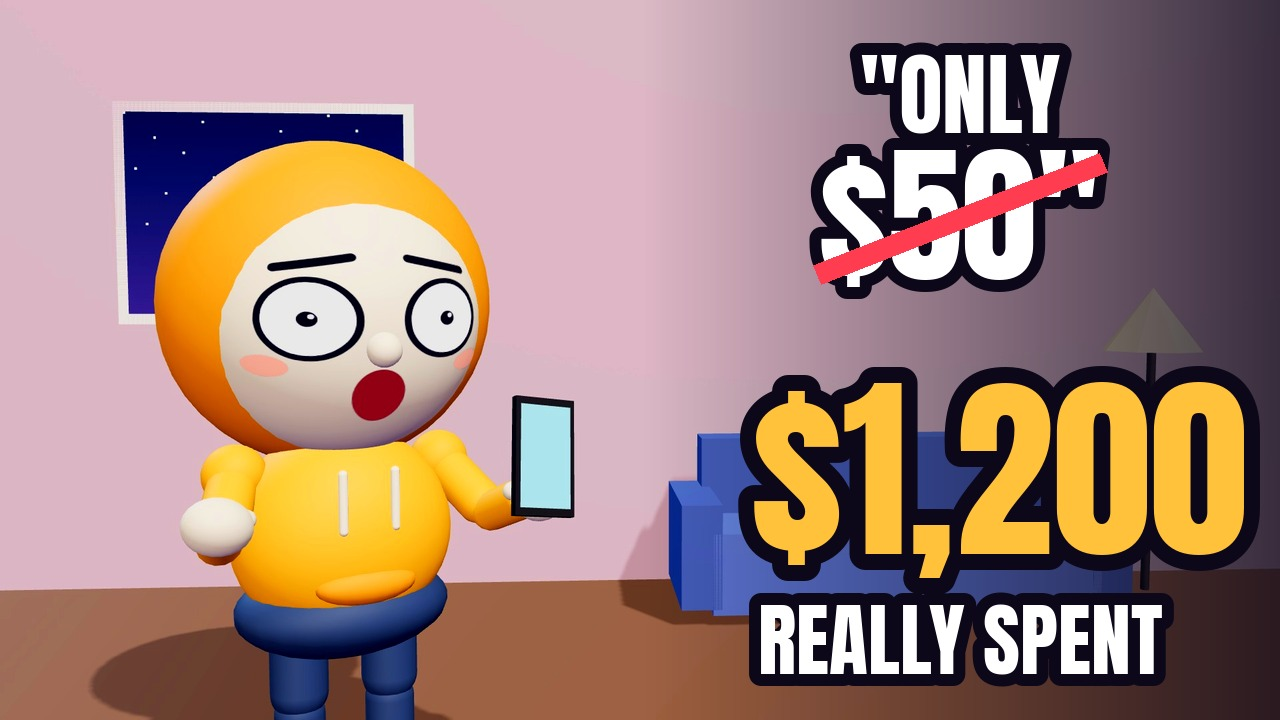
#> input picture finance_series/ep11/thumb_A.jpg, 1280 x 720 px, given in place of s_000.jpg, which was not available
$ python thumbs.py
#> lines starting #> are read from the running program, lines starting #| are printed output that depends on the picture
"""EP11 thumbnails A/B/C (1280x720) from clean 3D frames (build3d/clean/s_00N.jpg). Run: python3 thumbs.py"""
import os
from PIL import Image, ImageDraw, ImageFont, ImageFilter, ImageEnhance
HERE = os.path.dirname(os.path.abspath(__file__)); CL = os.path.join(HERE, "build3d", "clean")
ANTON = os.path.join(HERE, "..", "..", "ep2", "fonts", "Anton-Regular.ttf")
W, H = 1280, 720

def base(i, crop, darken_right=True):
    im = Image.open(os.path.join(CL, f"s_{i:03d}.jpg")).crop(crop).resize((W, H), Image.LANCZOS)
    im = ImageEnhance.Color(im).enhance(1.35); im = ImageEnhance.Contrast(im).enhance(1.12)
    if darken_right:
        ov = Image.new("RGBA", (W, H), (0, 0, 0, 0)); d = ImageDraw.Draw(ov)
        for x in range(W // 2, W): d.line([(x, 0), (x, H)], fill=(10, 6, 24, int(200 * (x - W // 2) / (W // 2))))
        im = Image.alpha_composite(im.convert("RGBA"), ov)
    return im.convert("RGBA")

def text(d, s, cx, cy, size, fill, stroke=12, maxw=600, angle=0, im=None):
    f = ImageFont.truetype(ANTON, size)
    while d.textlength(s, font=f) > maxw and size > 30: size -= 4; f = ImageFont.truetype(ANTON, size)
    d.text((cx, cy), s, font=f, fill=fill, anchor="mm", stroke_width=stroke, stroke_fill=(12, 8, 26))
    return d.textbbox((cx, cy), s, font=f, anchor="mm", stroke_width=stroke)

def strike(d, bb, col=(255, 60, 80)):
    d.line([(bb[0] + 10, bb[3] - 25), (bb[2] - 10, bb[1] + 25)], fill=col, width=22)

def make_A():
    im = base(0, (0, 0, 1920, 1080)); d = ImageDraw.Draw(im)
    text(d, "\"ONLY", 960, 95, 90, "white", maxw=520)
    bb = text(d, "$50\"", 960, 215, 150, "white", maxw=520); strike(d, bb)
    text(d, "$1,200", 1000, 470, 250, (255, 194, 58), stroke=16, maxw=500)
    text(d, "REALLY SPENT", 960, 640, 80, "white", maxw=560)
    return im

def make_B():
    im = base(1, (80, 60, 1360, 780)); d = ImageDraw.Draw(im)
    bb = text(d, "-40%", 960, 110, 150, (255, 194, 58), maxw=500); strike(d, bb)
    text(d, "$2,270", 960, 360, 250, (255, 77, 94), stroke=16, maxw=600)
    text(d, "MORE THAN", 960, 540, 90, "white", maxw=560); text(d, "FULL PRICE", 960, 640, 90, "white", maxw=560)
    return im

def make_C():
    im = base(2, (600, 100, 1920, 842)); d = ImageDraw.Draw(im)
    d.rounded_rectangle([780, 50, 1140, 160], 50, fill=(47, 213, 106)); text(d, "PAY IN 4", 960, 105, 70, "white", stroke=0, maxw=320)
    text(d, "7 YEARS", 960, 360, 230, (255, 77, 94), stroke=16, maxw=600)
    text(d, "OF PAYMENTS", 960, 540, 90, "white", maxw=560); text(d, "FOR ONE SALE", 960, 640, 90, (255, 194, 58), maxw=560)
    return im

for n, fn in (("A", make_A), ("B", make_B), ("C", make_C)):
    im = fn().convert("RGB"); im.save(os.path.join(HERE, f"thumb_{n}.jpg"), quality=92)
    im.resize((320, 180), Image.LANCZOS).save(os.path.join(HERE, f"thumb_{n}_320.png"))
#> this loop made 3 passes
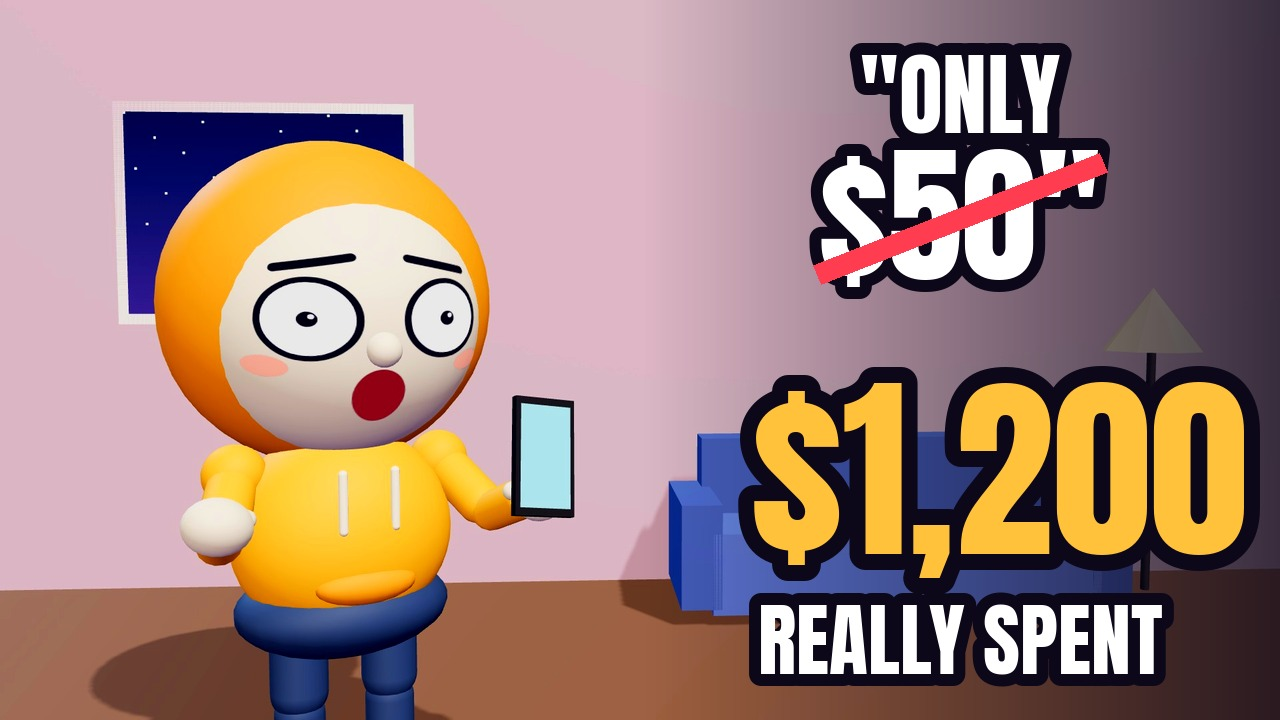
#> input picture finance_series/ep11/thumb_A.jpg, 1280 x 720 px, given in place of s_000.jpg, which was not available
#> pass 1, in base, `im = Image.open(os.path.join(CL, f"s_{i:03d}.jpg")).crop(crop).resize(..`:
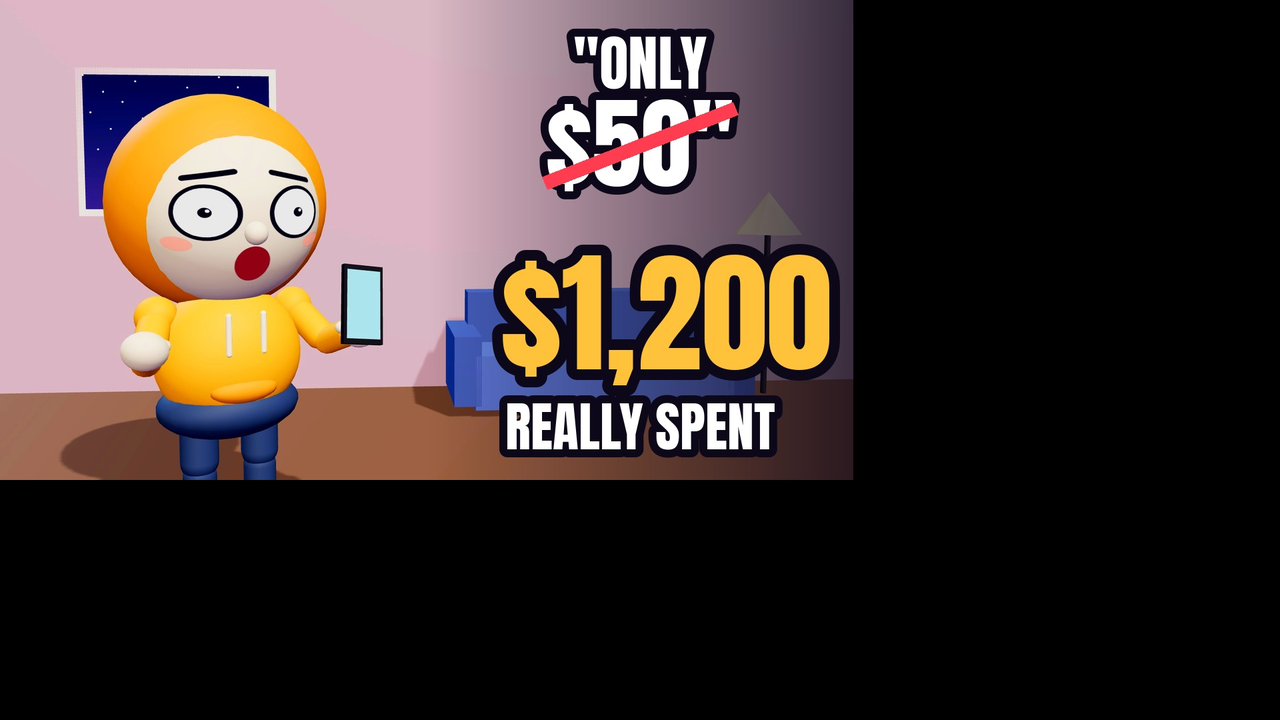
#> im: PIL image 1280x720 RGB; mean R, G, B 72.2, 58.5, 55.4
#> pass 1, in base, `im = ImageEnhance.Color(im).enhance(1.35)`:
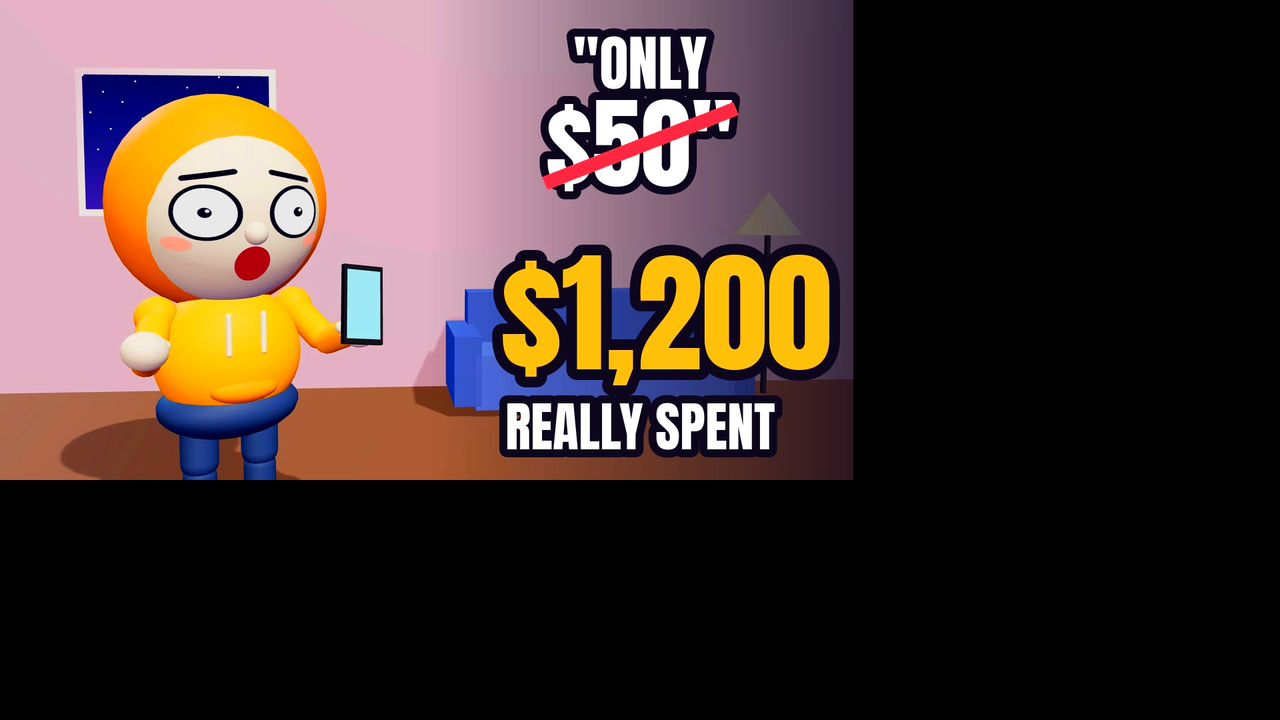
#> im: PIL image 1280x720 RGB; mean R, G, B 74.4, 57, 53.5
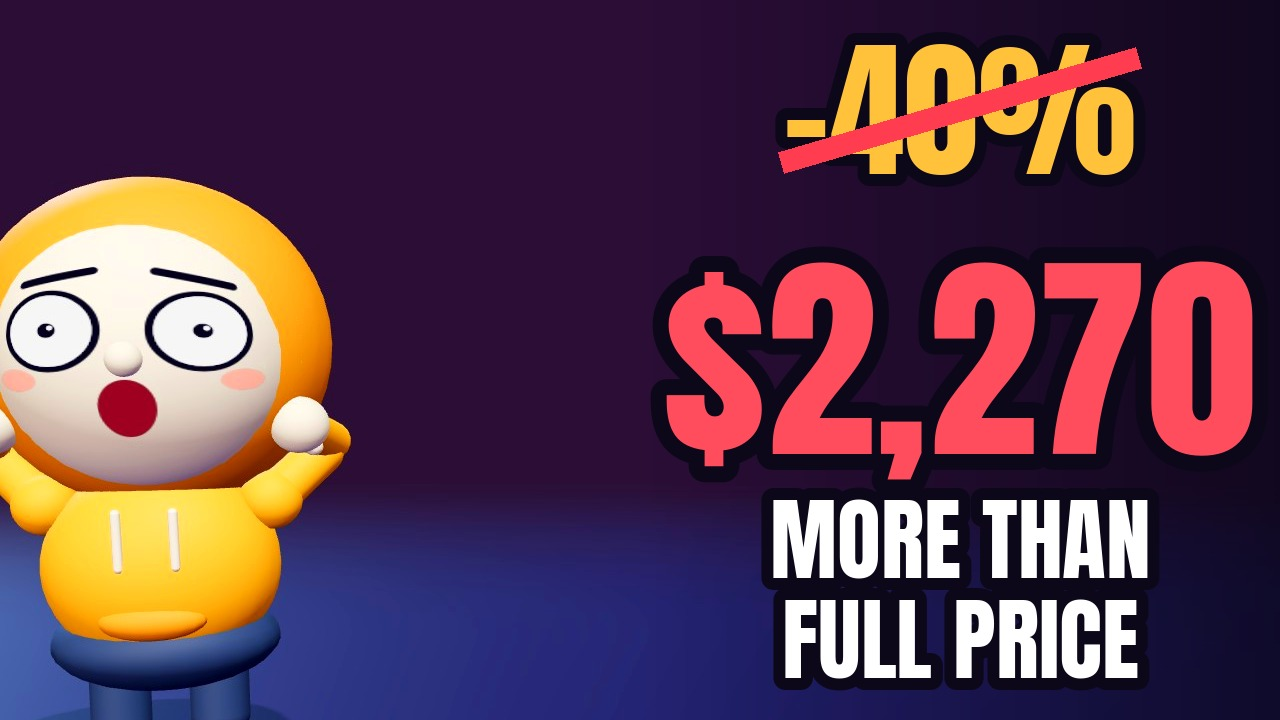
#> input picture finance_series/ep11/thumb_B.jpg, 1280 x 720 px, given in place of s_001.jpg, which was not available
#> after the loop:
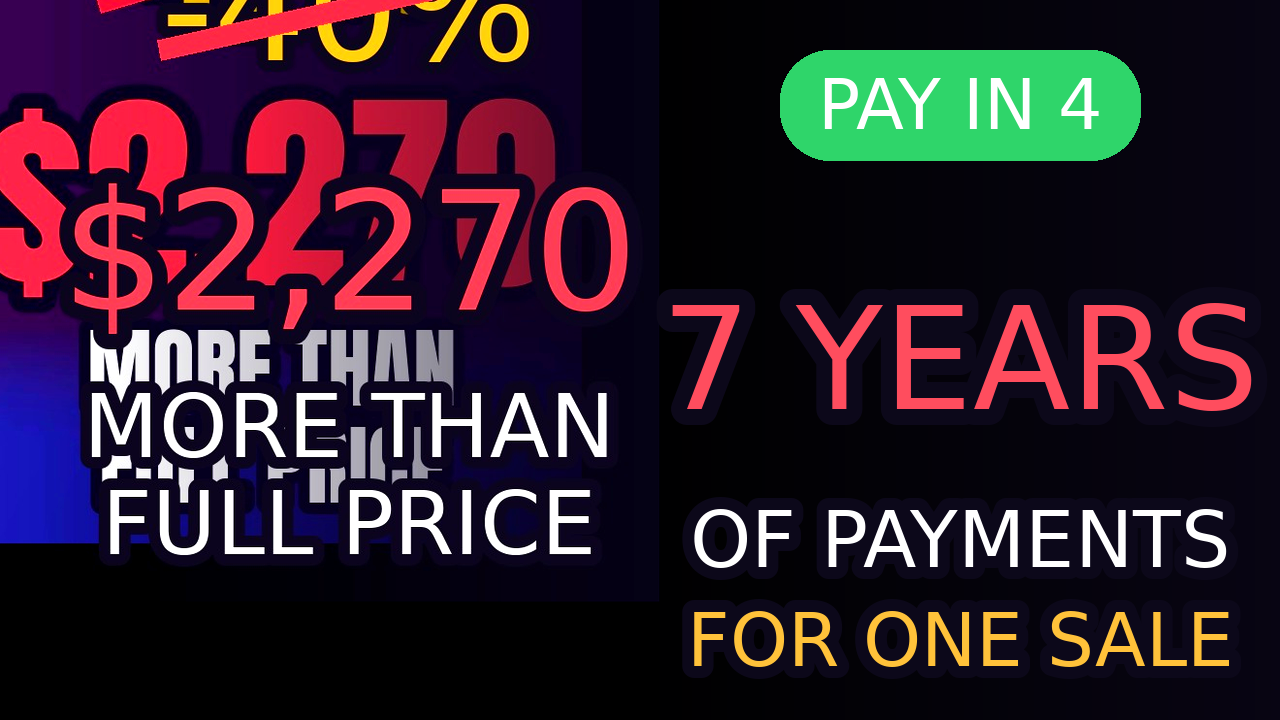
#> im: PIL image 1280x720 RGB; mean R, G, B 46.7, 30.6, 42.8
sheet = Image.new("RGB", (1920, 360))
#> sheet: PIL image 1920x360 RGB; every value is 0
for i, n in enumerate("ABC"): sheet.paste(Image.open(os.path.join(HERE, f"thumb_{n}.jpg")).resize((640, 360)), (i * 640, 0)) if i < 3 else None
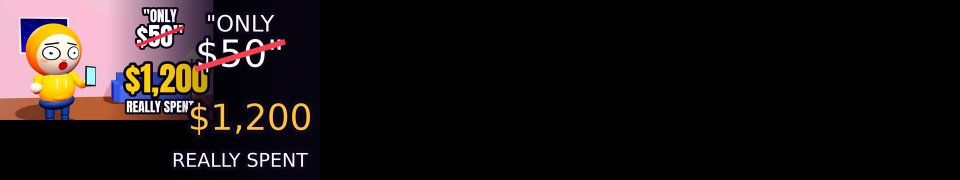
#> sheet: PIL image 1920x360 RGB (shown at 1/2 size); mean R, G, B 30.3, 23.3, 22.9
sheet.save(os.path.join(HERE, "build3d", "thumbs_sheet.jpg")); print("thumbs A/B/C ->", HERE)
#| thumbs A/B/C -> finance_series/ep11
